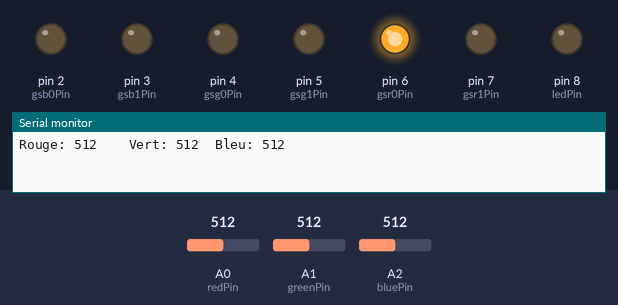
Bench run of a sketch on a simulated Arduino Uno, built with avr-gcc and run on an emulated ATmega328P. Parts: output pins drawn as LEDs (lit = HIGH), the last lines printed to the serial monitor. The test bench sets the inputs (shaded band); at power-on: A2 (bluePin) = 512, A0 (redPin) = 512, A1 (greenPin) = 512.

Above: at 1.2 s.
1.3 s: A2 (bluePin) set to 122
4.8 s: A2 (bluePin) set to 0
At 4.8 s:
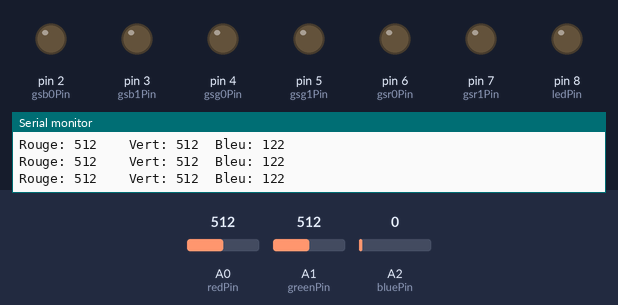
Timing chart, 0 to 7.8 s (numbered marks = the images above; inputs shaded):
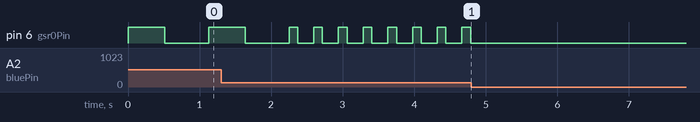

Measured:
- after the input at 4.8 s, pin 6 (gsr0Pin): stops changing and stays LOW
- by itself, pin 6 (gsr0Pin): repeats every 0.35 s: HIGH 0.12 s, LOW 0.22 s

The sketch:

cctest.ino
```cpp
//broche selecteur de gain
# define gsr1Pin 7
# define gsr0Pin 6
# define gsg1Pin 5
# define gsg0Pin 4
# define gsb1Pin 3
# define gsb0Pin 2

//led qui éclaire la surface --> intégrée au capteur
# define ledPin 8

//broche qui lit les niveaux de rouge vert bleu
# define redPin A0
# define greenPin A1
# define bluePin A2

int val=0;

//variables valeur lues par le capteur
//variables initialisées à des valeur impossible pour voir s'il y a un problème
int red = -1;
int green = -1;
int blue = -1;

void setup() {
Serial.begin(115200);
pinMode(7, OUTPUT);
pinMode(6, OUTPUT);
pinMode(5, OUTPUT);
pinMode(4, OUTPUT);
pinMode(3, OUTPUT);
pinMode(2, OUTPUT);
pinMode(8, OUTPUT);

digitalWrite(ledPin, HIGH); //allume la led intégrée pour éclairer la surface

//désactivation de la sélection de gain pour toutes les couleurs
digitalWrite(7, LOW);
digitalWrite(6, LOW);
digitalWrite(5, LOW);
digitalWrite(4, LOW);
digitalWrite(3, LOW);
digitalWrite(2, LOW);

digitalWrite(8, LOW);
}

void loop() {
//lecture des valeurs
int redValue = analogRead(redPin);
int greenValue = analogRead(greenPin);
int blueValue = analogRead(bluePin);

//potentiomètre test (a la place de la couleur bleu)
//teste sur gsr (rouge)
val=analogRead(bluePin);
digitalWrite(6,HIGH);
delay(val);
digitalWrite(6,LOW);
delay(val);

//Calibrage (déduit de la fiche notice)
/*redValue = redValue*10/1.0;
greenValue = greenValue*10/0.75;
blueValue = blueValue*10/0.75;
*/
//affichage des valeurs RGS
Serial.print("Rouge: ");
Serial.print(redValue, DEC);
Serial.print("\t\tVert: ");
Serial.print(greenValue, DEC);
Serial.print("\tBleu: ");
Serial.println(blueValue, DEC);

delay(100);
}
```
